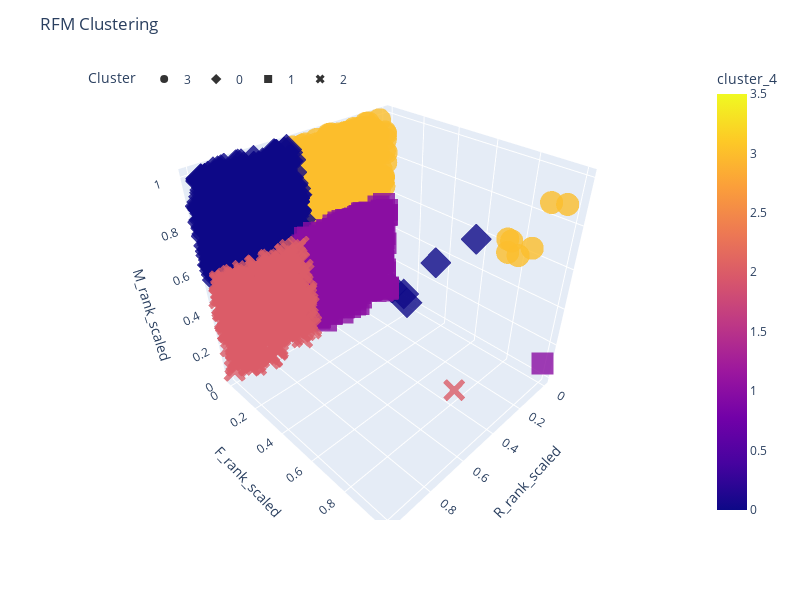

Notebook code for this chart:
### Markdown cell above
### 4 Clustering

### Code cell
# melakukan k-means clustering dengan 4 cluster
kmeans = KMeans(n_clusters=4, init='k-means++', random_state=42)
kmeans.fit(rfm_df_norm)
labels_4 = kmeans.labels_

# menambahkan kolom labels hasil clustering ke dalam dataframe rfm_df
rfm_df['cluster_4'] = labels_4

# membuat scatter plot
fig = px.scatter_3d(rfm_df, x='R_rank_scaled', y='F_rank_scaled', z='M_rank_scaled', color='cluster_4',
                    symbol='cluster_4', opacity=0.8, width=800, height=600)

# menambahkan title pada plot
fig.update_layout(title_text="RFM Clustering")

# mengatur posisi dan tampilan legend
fig.update_layout(legend=dict(
    yanchor="top",
    y=0.99,
    xanchor="left",
    x=0.01,
    title='Cluster',
    orientation="h"))

# menampilkan plot
fig.show()

### Figure 1 — Plotly figure (JSON) as saved in the notebook; plotly's stock layout.template omitted (floating-point values rounded to 4 significant figures; data arrays with more than 128 entries replaced by an {"elided": "..."} marker saying what was removed)
{"data": [{"hovertemplate": "cluster_4=%{marker.color}<br>R_rank_scaled=%{x}<br>F_rank_scaled=%{y}<br>M_rank_scaled=%{z}<extra></extra>", "legendgroup": "3", "marker": {"color": {"elided": "440 int values"}, "coloraxis": "coloraxis", "opacity": 0.8, "symbol": "circle"}, "mode": "markers", "name": "3", "scene": "scene", "showlegend": true, "type": "scatter3d", "x": {"elided": "440 float values"}, "y": {"elided": "440 int values"}, "z": {"elided": "440 float values"}}, {"hovertemplate": "cluster_4=%{marker.color}<br>R_rank_scaled=%{x}<br>F_rank_scaled=%{y}<br>M_rank_scaled=%{z}<extra></extra>", "legendgroup": "0", "marker": {"color": {"elided": "686 int values"}, "coloraxis": "coloraxis", "opacity": 0.8, "symbol": "diamond"}, "mode": "markers", "name": "0", "scene": "scene", "showlegend": true, "type": "scatter3d", "x": {"elided": "686 float values"}, "y": {"elided": "686 int values"}, "z": {"elided": "686 float values"}}, {"hovertemplate": "cluster_4=%{marker.color}<br>R_rank_scaled=%{x}<br>F_rank_scaled=%{y}<br>M_rank_scaled=%{z}<extra></extra>", "legendgroup": "1", "marker": {"color": {"elided": "397 int values"}, "coloraxis": "coloraxis", "opacity": 0.8, "symbol": "square"}, "mode": "markers", "name": "1", "scene": "scene", "showlegend": true, "type": "scatter3d", "x": {"elided": "397 float values"}, "y": {"elided": "397 int values"}, "z": {"elided": "397 float values"}}, {"hovertemplate": "cluster_4=%{marker.color}<br>R_rank_scaled=%{x}<br>F_rank_scaled=%{y}<br>M_rank_scaled=%{z}<extra></extra>", "legendgroup": "2", "marker": {"color": {"elided": "482 int values"}, "coloraxis": "coloraxis", "opacity": 0.8, "symbol": "x"}, "mode": "markers", "name": "2", "scene": "scene", "showlegend": true, "type": "scatter3d", "x": {"elided": "482 float values"}, "y": {"elided": "482 int values"}, "z": {"elided": "482 float values"}}], "layout": {"coloraxis": {"colorbar": {"title": {"text": "cluster_4"}}, "colorscale": [[0, "#0d0887"], [0.1111, "#46039f"], [0.2222, "#7201a8"], [0.3333, "#9c179e"], [0.4444, "#bd3786"], [0.5556, "#d8576b"], [0.6667, "#ed7953"], [0.7778, "#fb9f3a"], [0.8889, "#fdca26"], [1, "#f0f921"]]}, "height": 600, "legend": {"orientation": "h", "title": {"text": "Cluster"}, "tracegroupgap": 0, "x": 0.01, "xanchor": "left", "y": 0.99, "yanchor": "top"}, "margin": {"t": 60}, "scene": {"domain": {"x": [0, 1], "y": [0, 1]}, "xaxis": {"title": {"text": "R_rank_scaled"}}, "yaxis": {"title": {"text": "F_rank_scaled"}}, "zaxis": {"title": {"text": "M_rank_scaled"}}}, "title": {"text": "RFM Clustering"}, "width": 800}}
